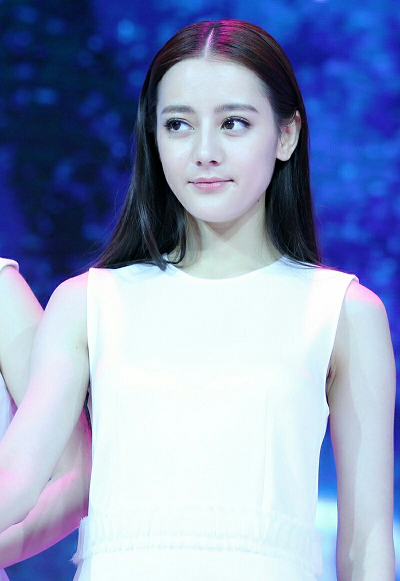
#> input picture opencv-python-for-primer/test/test.png, 400 x 581 px
$ python '11通道分离与合并.py'
#> lines starting #> are read from the running program, lines starting #| are printed output that depends on the picture
import cv2 as cv
import numpy as np

def channels_split_demo():
    b1 = cv.imread("test/test.png")
#> b1 is the input picture: shape (581, 400, 3); mean B, G, R 189.6, 154.2, 139.9
    print(b1.shape)
#| (581, 400, 3)
    cv.imshow("input", b1)
    cv.imshow("b1", b1[:,:,2]) # 第二个通道
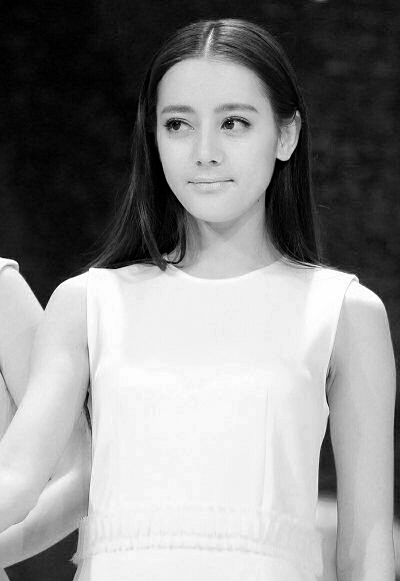
#> window 'b1': shape (581, 400); min 0, max 255, mean 139.9

    mv = cv.split(b1)
    mv[0][:,:] = 255
    result = cv.merge(mv)
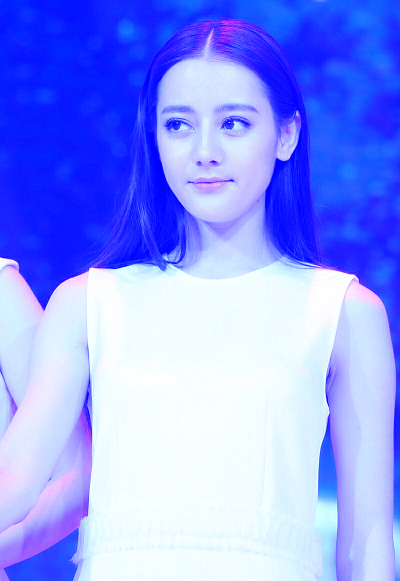
#> result: shape (581, 400, 3); mean of channels 0, 1, 2 255, 154.2, 139.9; drawn as B, G, R
    cv.imshow("result",result)

    dst = np.zeros(b1.shape, dtype=np.uint8)
    cv.mixChannels([b1], [dst], fromTo=[2, 0, 1, 1, 0, 2]) # 改变通道
    cv.imshow("output4", dst)
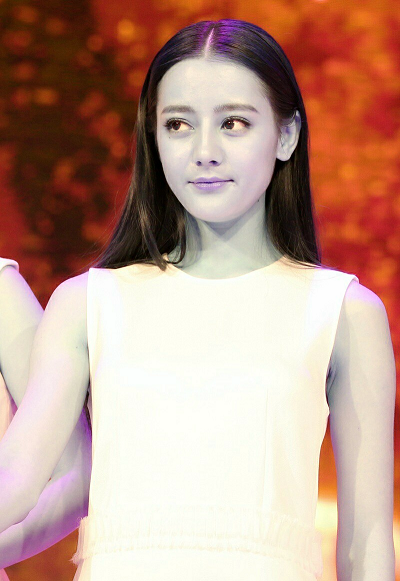
#> window 'output4': shape (581, 400, 3); mean B, G, R 139.9, 154.2, 189.6

    cv.waitKey(0)
    cv.destroyAllWindows()

if __name__ == "__main__":
    channels_split_demo()
